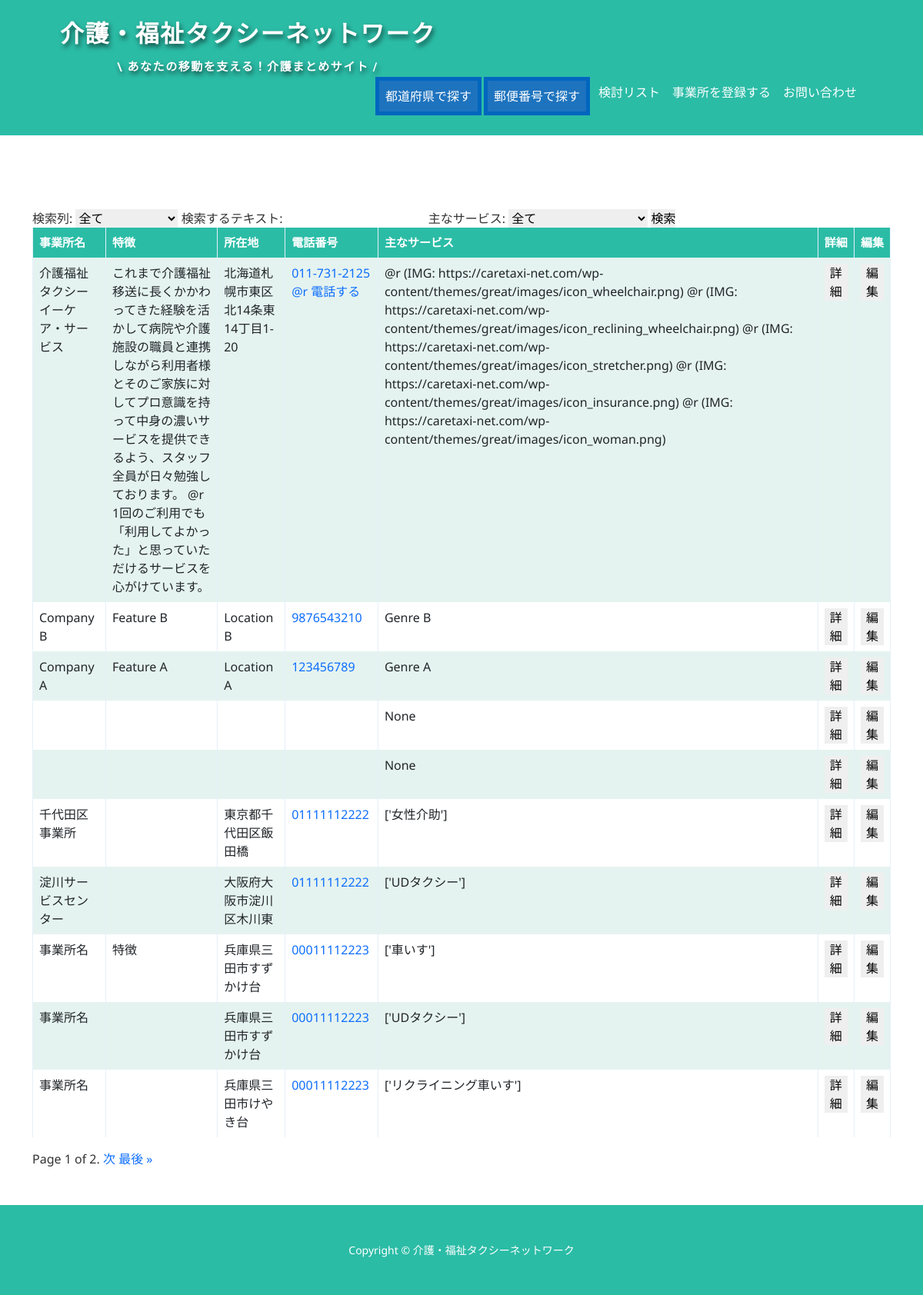
/registration_list/, run on an earlier commit of the app's database.
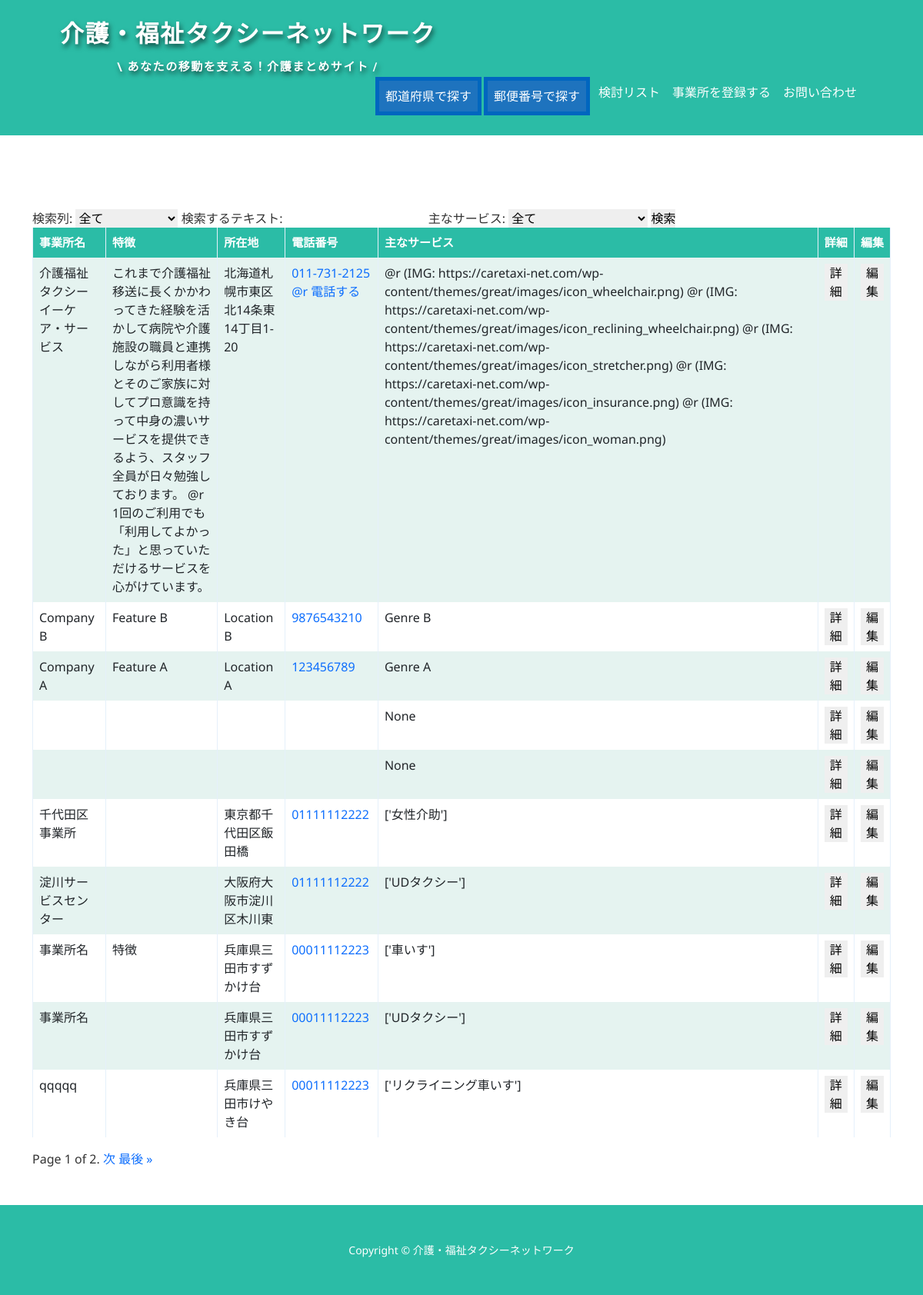
And on a later commit of the database.
### caretaxi/models.py (models this page shows, shortened)
class Registration(models.Model):
    REUSE_CHOICES = [
        ('未', '未'),
        ('済', '済'),
    ]
    business_name = models.CharField(max_length=999)
    features = models.CharField(max_length=999)
    postal_code = models.CharField(max_length=8)
    location = models.CharField(max_length=999)
    tel = models.CharField(max_length=16)
    carmodel = models.CharField(max_length=999)
    email = models.EmailField()
    siteurl = models.CharField(max_length=999)
    message = models.TextField()
    main_image = models.ImageField(upload_to='registration_images/', null=True, blank=True)
    created_at = models.DateTimeField(auto_now_add=True)
    genres = models.CharField(max_length=999, blank=True, null=True)

### caretaxi/views.py (the view, shortened to what this page needs)
# urls.py: path('registration_list/', registration_list, name='registration_list'),
def registration_list(request):
    items_per_page = 10
    registrations = Registration.objects.all().order_by('-id')
    search_column = request.GET.get('search_column', 'all')
    search_text = request.GET.get('search_text', '')
    search_genres = request.GET.get('search_genres', '')
    if search_genres:
        registrations = registrations.filter(genres__icontains=search_genres)
    paginator = Paginator(registrations, items_per_page)
    page = request.GET.get('page', 1)
    try:
        registrations = paginator.page(page)
    except PageNotAnInteger:
        registrations = paginator.page(1)
    except EmptyPage:
        registrations = paginator.page(paginator.num_pages)
    return render(request, 'registration_list.html', {
        'registrations': registrations,
        'search_column': search_column,
        'search_text': search_text,
        'search_genres': search_genres,
    })

### caretaxi/templates/registration_list.html (shortened to what this page needs)
{% extends 'base1.html' %}
{% block contents %}
<div class="container">
    <div class="container_mt">
        <div class="mt-5">
            <form method="get" action="">
                <label for="searchColumn">検索列:</label>
                <select id="searchColumn" name="search_column" >
                    <option value="all" {% if search_column == 'all' %}selected{% endif %}>全て</option>
                </select>
                <label for="searchText">検索するテキスト:</label>
                <input type="text" id="searchText" name="search_text" value="{{ search_text }}">
                <label for="searchGenres">主なサービス:</label>
                <select id="searchGenres" name="search_genres">
                    <option value="" {% if not search_genres %}selected{% endif %}>全て</option>
                </select>
                <button type="submit">検索</button>
            </form>
        </div>
        <div>
            <table class="table table_css">
                <thead>
                    <tr>
                        <th>事業所名</th>
                        <th>特徴</th>
                        <th>所在地</th>
                        <th>電話番号</th>
                        <th>主なサービス</th>
                        <th>詳細</th>
                        <th>編集</th>
                    </tr>
                </thead>
                <tbody>
                    {% for registration in registrations %}
                        <tr>
                            <td data-label="事業所名">{{ registration.business_name }}</td>
                            <td data-label="特徴">{{ registration.features }}</td>
                            <td data-label="所在地">{{ registration.location }}</td>
                            <td data-label="電話番号"><a href="tel:{{ registration.tel }}">{{ registration.tel }}</a></td>
                            <td data-label="主なサービス">{{ registration.genres }}</td>
                            <td data-label="詳細"><a href="{% url 'caretaxi:detail_registration' registration.id %}"><button>詳細</button></a></td>
                            <td data-label="編集"><a href="{% url 'caretaxi:edit_registration' registration.id %}"><button>編集</button></a></td>
                        </tr>
                    {% endfor %}
                </tbody>
            </table>
        </div>
        <div class="pagination">
            <span class="step-links">
                <span class="current">
                    Page {{ registrations.number }} of {{ registrations.paginator.num_pages }}.
                </span>
                {% if registrations.has_next %}
                    <a href="?page={{ registrations.next_page_number }}{% if search_column %}&search_column={{ search_column }}{% endif %}{% if search_text %}&search_text={{ search_text }}{% endif %}">次</a>
                    <a href="?page={{ registrations.paginator.num_pages }}{% if search_column %}&search_column={{ search_column }}{% endif %}{% if search_text %}&search_text={{ search_text }}{% endif %}">最後 &raquo;</a>
                {% endif %}
            </span>
        </div>
    </div>
</div>
{% endblock %}

What changed in the data, as far as the page shows it:
changed Registration "兵庫県三田市けやき台": business_name "事業所名" → "qqqqq"
